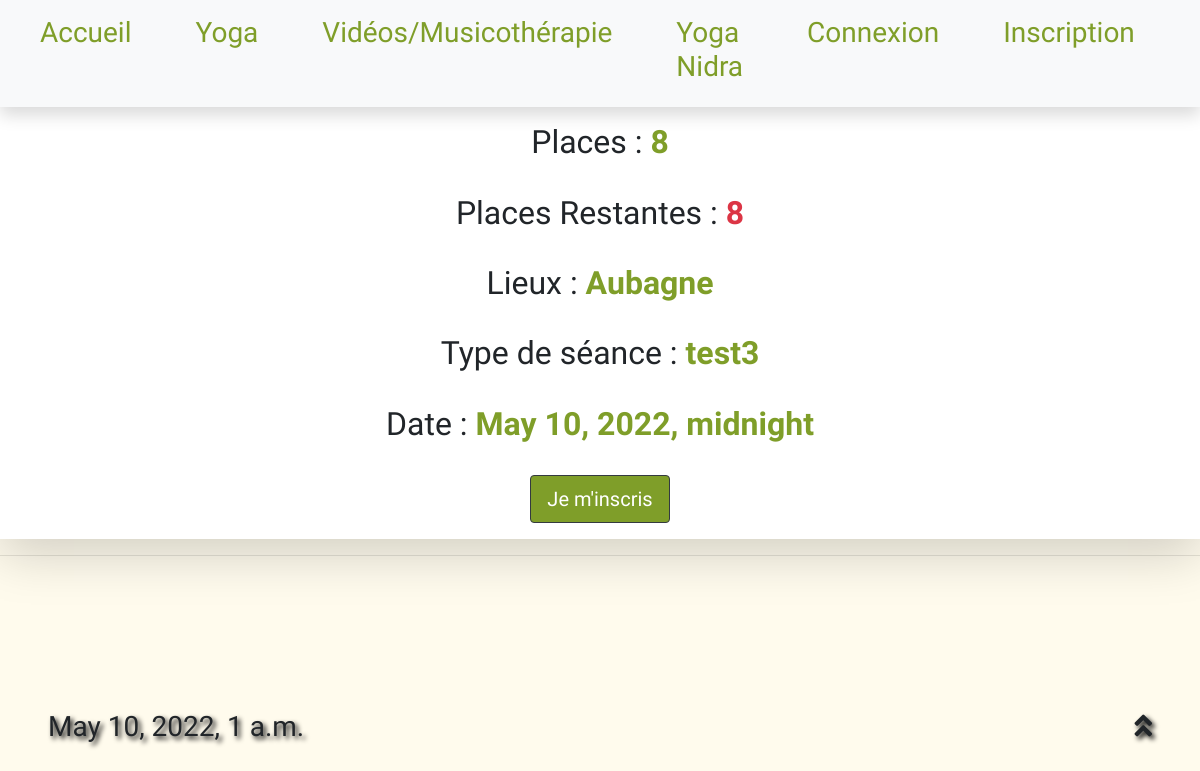
Screenshot of /detailAteliers/54/3 with the database file from the repository.
### yoga_website/models.py (models this page shows, shortened)
class Atelier(models.Model):
    type = models.CharField(max_length=30)
    nb_places = models.IntegerField()
    places = models.BooleanField(default=True)
    date = models.DateTimeField()
    lieux = models.CharField(max_length=50)
    def __str__(self):
        return "ATELIER : {} ||| DATE : {} ||| PLACES : {} ||| ID : {} ".format(self.type, self.date, self.nb_places, self.id)

### yoga_website/views.py (the view)
# urls.py: path('detailAteliers/<int:idatelier>/<int:idclient>', views.detailAteliers, name="detailAteliers"),
def detailAteliers(request, idatelier, idclient):
    user1 = user_actif(request)
    idatelier = idatelier
    idclient = idclient
    atelier = Atelier.objects.get(id=idatelier)
    print(atelier)
    client = Client.objects.get(id=idclient)
    print(client)
    nb_participants = Inscribe.objects.filter(atelier=atelier)
    nb_participants = len(nb_participants)
    places_restantes = atelier.nb_places - nb_participants
    Places = True
    if places_restantes == 0 :
        Places = False
    else :
        Places = True
    go_inscribe = True
    try:
        go = Inscribe.objects.get(client=client, atelier=atelier)
        go_inscribe = False
    except Inscribe.DoesNotExist:
        go = None
        go_inscribe = True
    return render(request, 'yoga_website/detailAtelier.html',
                  {'var_color': var_color, 'admin': admin, 'user1': user1,
                   'go_inscribe': go_inscribe, 'atelier':atelier, 'idatelier': idatelier, 'idclient':idclient, 'nb_participants':nb_participants, 'places_restantes':places_restantes, 'Places':Places})

### yoga_website/context_processors.py (called while the page is built)
def get_infos(request):
    date_actuelle = datetime.now()
    return {'date_actuelle': date_actuelle}

### yoga_website/models.py (called while the page is built)
    def __str__(self):
        return "CLIENT : {} ||| NOM : {} ||| ID : {}".format(self.prenom, self.nom, self.id)

### yoga_website/templates/yoga_website/detailAtelier.html (shortened to what this page needs)
{% extends 'yoga_website/bienvenu.html' %}
{% load crispy_forms_tags %}
{% block content %}
<div class="p-3 bg-white shadow-lg text-center">
    <h2>Places : <strong class="text-vert">{{ atelier.nb_places }}</strong></h2><br>
    <h2>Places Restantes : <strong class="text-danger">{{ places_restantes }}</strong></h2><br>
    <h2>Lieux : <strong class="text-vert">{{ atelier.lieux }}</strong></h2><br>
    <h2>Type de séance : <strong class="text-vert">{{ atelier.type }}</strong></h2><br>
    <h2>Date : <strong class="text-vert">{{ atelier.date }}</strong></h2><br>
{% if Places %}
    {% if go_inscribe %}
        <a href="{% url 'inscribe' idatelier idclient %}">
            <button class="btn btn-lg rounded bg-vert d-inline border border-dark text-white text-center d-block mx-auto btn-lg">Je m'inscris</button>
        </a>
    {% endif %}
{% else %}
    <h1 class="text-muted">Le nombre de place limite est atteinte</h1>
{% endif %}
</div>
{% endblock content %}

### rows the page displays
Atelier: nb_places "8", lieux "Aubagne", type "test3", date "May 10, 2022, midnight"

### other values shown
{{ places_restantes }} "8"
